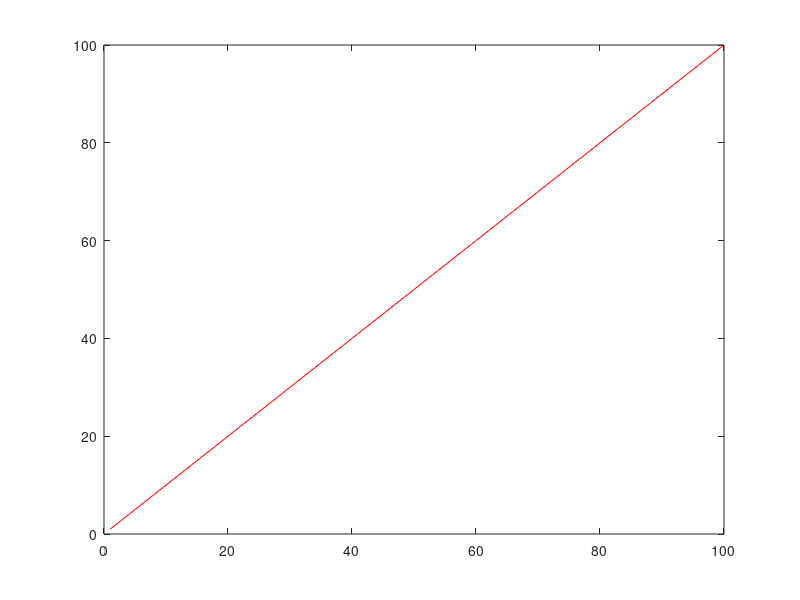

This chart was generated by the following MATLAB code:
% Regression test function (black blox) for FreeMat v4.0.0
% This function is autogenerated by helpgen.
function bbtest_success = bbtest_loglog
  bbtest_success = 1;
NumErrors = 0;
try
  x = linspace(1,100);

catch
  NumErrors = NumErrors + 1;
end
try
  y = x;

catch
  NumErrors = NumErrors + 1;
end
try
  plot(x,y,'r-');

catch
  NumErrors = NumErrors + 1;
end
try
  mprint loglog1

catch
  NumErrors = NumErrors + 1;
end
if (NumErrors ~= 0) bbtest_success = 0; return; end
NumErrors = 0;
try
  loglog(x,y,'r-');

catch
  NumErrors = NumErrors + 1;
end
try
  mprint loglog2

catch
  NumErrors = NumErrors + 1;
end
if (NumErrors ~= 0) bbtest_success = 0; return; end
